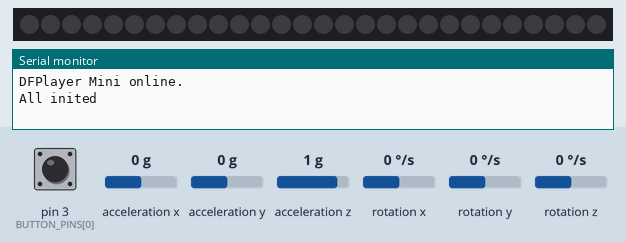
Recording of a sketch running on a simulated Arduino Uno, built with avr-gcc and run on an emulated ATmega328P. Shown: 28 RGB LEDs in strip order, left to right, the last lines printed to the serial monitor. Wiring (inferred from the names in the program): MPU-6050 motion sensor at I2C address 0x68. Inputs (shaded band) come from the test bench; at power-on: pin 3 (BUTTON_PINS[0]) HIGH, acceleration x 0 g, acceleration y 0 g, acceleration z 1 g, rotation x 0 °/s, rotation y 0 °/s, rotation z 0 °/s. Dim RGB values are drawn brighter than linear; colours are those a GRB WS2812 strip shows for the declared byte order; random numbers use the default seed unless the sketch sets one; the audio player accepts every command and is not drawn.

Above: at 1.8 s.
1.9 s: pin 3 (BUTTON_PINS[0]) pulled LOW for 0.15 s
At 2.47 s:
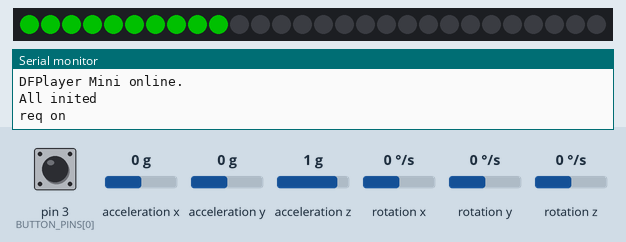
2.6 s: acceleration x set to -1.4 g
At 6.96 s:
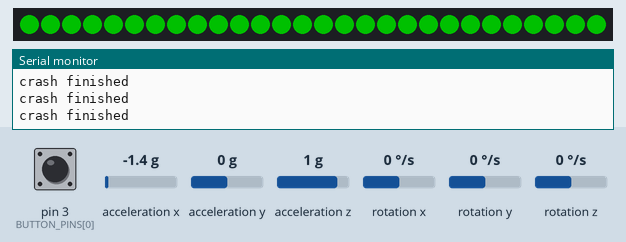
Timing chart, 0 to 8.5 s (numbered marks = the images above; inputs shaded):
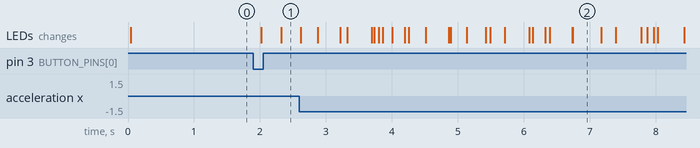

Measured:
- after the input at 1.9 s, the LEDs: first change after 0.12 s (image 1 shows a later state)

The sketch:

light_saber_arduinona.ino
```cpp
// (licence header left out)
#include "light_saber.h"
#include "sound_effect.h"
#include "button.h"
#include "impact_movement.h"
#include "led_strip.h"

void setup() {
  Serial.begin(115200);
  impact_movement_init();
  led_strip_init();
  sound_effect_init();
  button_init();
  Serial.println("All inited");
}

void loop() {
  for (int i = 0; i < NUM_BUTTONS; i++)  {
    // อัพเดทสถานะของปุ่มกด
    _buttons[i].update();

    //อ่านสถานะปุ่มกด
    if ( _buttons[i].fell() ) {


      switch(_light_st) {
        case light_off: {
          _light_rq=light_turning_on;
          Serial.println("req on");
          break;
        }
        case light_on :{
          _light_rq=light_turning_off;
          Serial.println("req off");

          break;
        }
        default:break;
      }

    }
  }

  impact_movement_update();

  switch(_light_rq) {
    case light_turning_on: {
      Play(1);
      _light_st = _light_rq;
      _light_rq = light_req_done;
      break;
    }
    case light_swing_low: {
      Play(4);
      _light_st = _light_rq;
      _light_rq = light_req_done;
      break;
    }
    case light_swing_fast: {
      Play(12);
      _light_st = _light_rq;
      _light_rq = light_req_done;
      break;
    }
    case light_crash: {
      Play(10);
      _light_st = _light_rq;
      _light_rq = light_req_done;
      break;
    }
    case light_turning_off: {
      Play(2);
      _light_st = _light_rq;
      _light_rq = light_req_done;
      break;
    }
    default: break;
  }


  switch(_light_st) {
    case light_off: break;
    case light_turning_on: {
      led_light_on();
      break;
    }
    case light_on: {
      led_light_standby();
      if(isFinished()) {
        Play(13);
      }
      break;
    }
    case light_swing_low: {
      led_light_standby();

      if(isFinished()) {
        _light_st = light_on;
        Serial.println("low finished");
      }
      break;
    }
    case light_swing_fast: {
      led_light_standby();

      if(isFinished()) {
        _light_st = light_on;
        Serial.println("fast finished");
      }
      break;
    }
    case light_crash: {
      led_light_standby();

      if(isFinished()) {
        _light_st = light_on;
        Serial.println("crash finished");
      }
      break;
    }
    case light_turning_off: {
      led_light_off();

      break;
    }
    default:break;
  }

}
```

button.h
```cpp
// (licence header left out)
#include <Bounce2.h>
#define NUM_BUTTONS 1                          //กำหนดจำนวนปุ่ม
const uint8_t BUTTON_PINS[NUM_BUTTONS] = {3}; //กำหนดพินปุ่ม ถ้าหลายปุ่มคั่นด้วย comma ,
Bounce * _buttons = new Bounce[NUM_BUTTONS];
bool _last_button_state = false;

void button_init() {
  /***************|
   * ตั้งค่า Switch  |
   ***************/
      for (int i = 0; i < NUM_BUTTONS; i++) {
        //ตั้งค่า button เป็นแบบ active low (แบบนี้ไม่ต้องใส่ตัวต้านทานในสวิตซ์)
        //กรณีเป็น active high ก็จะเป็น INPUT เฉยๆ ไม่ใช่ INPUT_PULLUP
        _buttons[i].attach( BUTTON_PINS[i] , INPUT_PULLUP  );
        //ตั้งค่าว่า ต้องกดเกิน 50 ms ถึงจะถือว่าเป็นการกดจริงๆ
        _buttons[i].interval(50);
      }
}
```

impact_movement.h
```cpp
// (licence header left out)
#include <Wire.h>
#include "mpu6050.h"


void impact_movement_init() {
  Wire.begin();
  mpu6050_initialize();


}

void impact_movement_update() {


  mpu6050_Accel_Values();
  mpu6050_Gyro_Values();


  float norm_a = (float)(fabs(accelRaw[XAXIS])) + (float)(fabs(accelRaw[YAXIS])) + (float)(fabs(accelRaw[ZAXIS]));
  float norm_g = (float)(fabs(gyroRaw[XAXIS])) + (float)(fabs(gyroRaw[YAXIS])) + (float)(fabs(gyroRaw[ZAXIS]));

  if (norm_a > 8000 && _light_st == light_on) {
    _light_rq = light_crash;
  }
  if (norm_g > 2000 && norm_g < 3000 && _light_st == light_on && _light_rq == light_req_done ) {
    _light_rq = light_swing_low;
  }
  else if (norm_g >= 3000 && _light_st == light_on && _light_rq == light_req_done) {
    _light_rq = light_swing_fast;
  }
}
```

led_strip.h
```cpp
// (licence header left out)
#include <FastLED.h>

#define NUM_LEDS 28
#define DATA_PIN 4
CRGB leds[NUM_LEDS];

/**
 * สั่งให้ led ดับทั้งแผง
 */
  void led_off() {
    for (int i = 0; i < NUM_LEDS; i++) {
      // Set the i'th led to red
      leds[i] = CRGB::Black;
      // Show the leds
      FastLED.show();
    }
  }

/**
 * เริ่มตั้งค่า led
 */
  void led_strip_init() {
    LEDS.addLeds<WS2812B, DATA_PIN, GBR>(leds, NUM_LEDS);
    LEDS.setBrightness(84);
    led_off();
  }

/**
 * ไล่ led จาก id 0 ไปสุดท้ายเพื่อเปิด lightsaber
 */
  void led_light_on() {
    static int i = 0;
    static long last_act = millis();
    long now = millis();

    if (now - last_act > 30 && _light_st == light_turning_on) {
      leds[i++] = CHSV(96, 255, 255);
      FastLED.show();

      /**
       * เปลี่ยนสถานะเมื่อไฟติดหมดแล้ว
       */
      if (i == NUM_LEDS) {
        _light_st = light_on;
        i = 0;
      }
      last_act = now;
    }
  }

/**
 * ค้างสีดาบไว้ และเล่น effect ดาบกระพริบคล้ายดาบไม่สเถียร
 */
  void led_light_standby() {
    static int i = 0;
    static long last_act = millis();
    long now = millis();
    uint8_t prob = random8();
    uint8_t sat = 255;

    if (now - last_act > 30) {
      if (prob > 150) {
        sat = 150;
      }
      for (int i = 0; i < NUM_LEDS; i++) {
        leds[i] = CHSV(96, sat, 255);
      }
      FastLED.show();
      last_act = now;
    }
  }

/**
 * ปิดไฟดาบ light saber จากหัวลงมาหาง
 */
  void led_light_off() {
    static int i = NUM_LEDS - 1;
    static long last_act = millis();
    long now = millis();
    if (now - last_act > 50 && _light_st == light_turning_off) {
      leds[i] = CRGB::Black;
      FastLED.show();

      /**
       * เปลี่ยนสถานะเมื่อไฟดับหมดแล้ว
       */
      if (i == 0) {
        _light_st = light_off;
        i = NUM_LEDS;
      }
      i--;
      last_act = now;
    }
  }
```

light_saber.h
```cpp
// (licence header left out)
typedef enum {
  light_off=0,
  light_turning_on,
  light_on,
  light_swing_low,
  light_swing_fast,
  light_crash,
  light_turning_off,
  light_req_done
}state_en;

state_en _light_st = light_off;
state_en _light_rq = light_req_done;
```

mpu6050.h
```cpp
// (licence header left out)
#define XAXIS 0
#define YAXIS 1
#define ZAXIS 2
float gyro[3];
float accel[3];
float gyroScaleFactor = radians(2000.0/32668.0);//32768.0 32730 , +-32756  32768.0
float accelScaleFactor = 9.80665;//9.81/8192.09 9.81 / 8205

uint8_t gyroSamples = 0;
uint8_t gyroSamples2 = 0;
int16_t gyroRaw[3];
float gyroSum[3];
int16_t accelRaw[3];
float accelSum[3];

float AccXf,AccYf,AccZf;
float Accel[3] = {0.0,0.0,0.0};
float filteredAccel[3] = {0.0,0.0,0.0};
float c_acc_x,c_acc_y,c_acc_z;

float GyroXf,GyroYf,GyroZf;
float gyro_offsetX,gyro_offsetY,gyro_offsetZ,acc_offsetX,acc_offsetY,acc_offsetZ;
float GyroX,GyroY,GyroZ,GyroTemp,AccX,AccY,AccZ;
float GyroX2,GyroY2,GyroZ2;

#define HMC5883_Address 0x1E
int MagX,MagY,MagZ;
float MagXf,MagYf,MagZf;
float c_magnetom_x;
float c_magnetom_y;
float c_magnetom_z;

//sensor MPU6050 -------------------------------------
// MPU 6050 Registers
#define MPU6050_ADDRESS         0x68
#define MPUREG_WHOAMI           0x75
#define MPUREG_SMPLRT_DIV       0x19
#define MPUREG_CONFIG           0x1A
#define MPUREG_GYRO_CONFIG      0x1B
#define MPUREG_ACCEL_CONFIG     0x1C
#define MPUREG_FIFO_EN          0x23
#define MPUREG_INT_PIN_CFG      0x37
#define MPUREG_INT_ENABLE       0x38
#define MPUREG_INT_STATUS       0x3A
#define MPUREG_ACCEL_XOUT_H     0x3B
#define MPUREG_ACCEL_XOUT_L     0x3C
#define MPUREG_ACCEL_YOUT_H     0x3D
#define MPUREG_ACCEL_YOUT_L     0x3E
#define MPUREG_ACCEL_ZOUT_H     0x3F
#define MPUREG_ACCEL_ZOUT_L     0x40
#define MPUREG_TEMP_OUT_H       0x41
#define MPUREG_TEMP_OUT_L       0x42
#define MPUREG_GYRO_XOUT_H      0x43
#define MPUREG_GYRO_XOUT_L      0x44
#define MPUREG_GYRO_YOUT_H      0x45
#define MPUREG_GYRO_YOUT_L      0x46
#define MPUREG_GYRO_ZOUT_H      0x47
#define MPUREG_GYRO_ZOUT_L      0x48
#define MPUREG_USER_CTRL        0x6A
#define MPUREG_PWR_MGMT_1       0x6B
#define MPUREG_PWR_MGMT_2       0x6C
#define MPUREG_FIFO_COUNTH      0x72
#define MPUREG_FIFO_COUNTL      0x73
#define MPUREG_FIFO_R_W         0x74
// Configuration bits
#define BIT_SLEEP               0x40
#define BIT_H_RESET             0x80
#define BITS_CLKSEL             0x07
#define MPU_CLK_SEL_PLLGYROX    0x01
#define MPU_CLK_SEL_PLLGYROZ    0x03
#define MPU_EXT_SYNC_GYROX      0x02
#define BITS_FS_250DPS          0x00
#define BITS_FS_500DPS          0x08
#define BITS_FS_1000DPS         0x10
#define BITS_FS_2000DPS         0x18
#define BITS_FS_MASK            0x18
#define BITS_DLPF_CFG_256HZ  0x00// //Default settings LPF 256Hz/8000Hz sample
#define BITS_DLPF_CFG_188HZ         0x01
#define BITS_DLPF_CFG_98HZ          0x02
#define BITS_DLPF_CFG_42HZ          0x03
#define BITS_DLPF_CFG_20HZ          0x04
#define BITS_DLPF_CFG_10HZ          0x05
#define BITS_DLPF_CFG_5HZ           0x06
#define BITS_DLPF_CFG_2100HZ_NOLPF  0x07
#define BITS_DLPF_CFG_MASK          0x07
#define BIT_INT_ANYRD_2CLEAR    0x10
#define BIT_RAW_RDY_EN          0x01
#define BIT_I2C_IF_DIS          0x10
#define BIT_INT_STATUS_DATA     0x01
//sensor ---------------------

int A_X_MIN = -4000;    //
int A_X_MAX = 4000;     //
int A_Y_MIN = -4000;    //
int A_Y_MAX = 4000;     //
int A_Z_MIN = -4000;    //
int A_Z_MAX = 4000;     //

#define applyDeadband(value, deadband)  \
  if(fabs(value) < deadband) {          \
    value = 0.0;                        \
  } else if(value > 0.0){               \
    value -= deadband;                  \
  } else if(value < 0.0){               \
    value += deadband;                  \
  }

void mpu6050_initialize()
{
    Wire.beginTransmission(MPU6050_ADDRESS);
    Wire.write(MPUREG_PWR_MGMT_1);    // Chip reset DEVICE_RESET 1
    Wire.write(BIT_H_RESET);//DEVICE_RESET
    Wire.endTransmission();
    delay(10);// Startup delay
    Wire.beginTransmission(MPU6050_ADDRESS);
    Wire.write(MPUREG_PWR_MGMT_1);
    Wire.write(MPU_CLK_SEL_PLLGYROZ);//CLKSEL 3 (PLL with Z Gyro reference)
    Wire.endTransmission();
    delay(5);
    Wire.beginTransmission(MPU6050_ADDRESS);
    Wire.write(MPUREG_SMPLRT_DIV);// SAMPLE RATE
    Wire.write(0x00);//// Sample rate = 1kHz
    Wire.endTransmission();
    delay(5);
    Wire.beginTransmission(MPU6050_ADDRESS);
    Wire.write(MPUREG_CONFIG);
    Wire.write(BITS_DLPF_CFG_42HZ);//98 BITS_DLPF_CFG_188HZ, BITS_DLPF_CFG_42HZ, default DLPF_CFG = 0 => ACC bandwidth = 260Hz  GYRO bandwidth = 256Hz)
    Wire.endTransmission();
    delay(5);
    Wire.beginTransmission(MPU6050_ADDRESS);
    Wire.write(MPUREG_GYRO_CONFIG);
    Wire.write(BITS_FS_2000DPS);//BITS_FS_1000DPS FS_SEL = 3: Full scale set to 2000 deg/sec,  BITS_FS_2000DPS
    Wire.endTransmission();
    delay(5);
    Wire.beginTransmission(MPU6050_ADDRESS);
    Wire.write(MPUREG_ACCEL_CONFIG);
    Wire.write(0x10);//0x10 = 1G=256, AFS_SEL=2 (0x00 = +/-2G)  1G = 16,384 //0x10 = 1G = 4096 ,//0x08 = +-4g
    Wire.endTransmission();
    delay(5);
    Wire.beginTransmission(MPU6050_ADDRESS);
    Wire.write(MPUREG_INT_PIN_CFG);// enable I2C bypass for AUX I2C
    Wire.write(0x02);//I2C_BYPASS_EN=1
    Wire.endTransmission();
}

void mpu6050_Gyro_Values()
{
    Wire.beginTransmission(MPU6050_ADDRESS);
    Wire.write(MPUREG_GYRO_XOUT_H);
    Wire.endTransmission();
    Wire.requestFrom(MPU6050_ADDRESS, 6);
     int i = 0;
     byte result[6];
  while(Wire.available())
  {
    result[i] = Wire.read();
    i++;
  }
  Wire.endTransmission();
    gyroRaw[XAXIS] = ((result[0] << 8) | result[1]);//-12     -3
    gyroRaw[YAXIS] = ((result[2] << 8) | result[3])*-1;//37      15
    gyroRaw[ZAXIS] = ((result[4] << 8) | result[5])*-1;//11    5
}
void mpu6050_Accel_Values()
{
    Wire.beginTransmission(MPU6050_ADDRESS);
    Wire.write(MPUREG_ACCEL_XOUT_H);
    Wire.endTransmission();
    Wire.requestFrom(MPU6050_ADDRESS, 6);
    int i = 0;
    byte result[6];
  while(Wire.available())
  {
    result[i] = Wire.read();
    i++;
  }
  Wire.endTransmission();
    accelRaw[XAXIS] = ((result[0] << 8) | result[1])*-1;//+ 105 + 100 max=4054.46, min=-4149.48
    accelRaw[YAXIS] = ((result[2] << 8) | result[3]);// - 45 - 35 max=4129.57, min=-4070.64
    accelRaw[ZAXIS] = ((result[4] << 8) | result[5]);// + 150 + 170 max=4014.73 , min=-4165.13
  // adjust for  compass axis offsets/sensitivity differences by scaling to +/-1 range
  c_acc_x = ((float)(accelRaw[XAXIS] - A_X_MIN) / (A_X_MAX - A_X_MIN))*2.0 - 1.0;
  c_acc_y = ((float)(accelRaw[YAXIS] - A_Y_MIN) / (A_Y_MAX - A_Y_MIN))*2.0 - 1.0;
  c_acc_z = ((float)(accelRaw[ZAXIS] - A_Z_MIN) / (A_Z_MAX - A_Z_MIN))*2.0 - 1.0;
}

void mpu6050_readGyroSum() {
    mpu6050_Gyro_Values();
    gyroSum[XAXIS] += gyroRaw[XAXIS];
    gyroSum[YAXIS] += gyroRaw[YAXIS];
    gyroSum[ZAXIS] += gyroRaw[ZAXIS];
    gyroSamples++;
}
void mpu6050_Get_gyro()
{
    // Calculate average
    GyroX = (gyroSum[XAXIS] / gyroSamples)*gyroScaleFactor - gyro_offsetX;
    GyroY = (gyroSum[YAXIS] / gyroSamples)*gyroScaleFactor - gyro_offsetY;
    GyroZ = (gyroSum[ZAXIS] / gyroSamples)*gyroScaleFactor - gyro_offsetZ;
    // Reset SUM variables
    gyroSum[XAXIS] = 0;
    gyroSum[YAXIS] = 0;
    gyroSum[ZAXIS] = 0;
    gyroSamples2 = gyroSamples;
    gyroSamples = 0;
}

void mpu6050_readAccelSum() {
    mpu6050_Accel_Values();
    accelSum[XAXIS] += c_acc_x;
    accelSum[YAXIS] += c_acc_y;
    accelSum[ZAXIS] += c_acc_z;
}
void mpu6050_Get_accel()
{
    // Calculate average
     if(gyroSamples == 0){
      gyroSamples = 1;
    }
    AccX = (accelSum[XAXIS] / gyroSamples)*accelScaleFactor - acc_offsetX;
    AccY = (accelSum[YAXIS] / gyroSamples)*accelScaleFactor - acc_offsetY;
    AccZ = (accelSum[ZAXIS] / gyroSamples)*accelScaleFactor;
    // Apply correct scaling (at this point accel reprensents +- 1g = 9.81 m/s^2)
    // Reset SUM variables
    accelSum[XAXIS] = 0;
    accelSum[YAXIS] = 0;
    accelSum[ZAXIS] = 0;
}
```

sound_effect.h
```cpp
// (licence header left out)
#include <SoftwareSerial.h>
#include <DFRobotDFPlayerMini.h>

SoftwareSerial _mySerial(10, 11); // RX, TX
DFRobotDFPlayerMini _myMP3;
uint32_t _myMP3_st = 0;
uint32_t _myMP3_to = 1000;

void sound_effect_init() {
  _mySerial.begin(9600);


  if (!_myMP3.begin(_mySerial)) {  //Use softwareSerial to communicate with mp3.
    Serial.println(F("Unable to begin:"));
    Serial.println(F("1.Please recheck the connection!"));
    Serial.println(F("2.Please insert the SD card!"));
    while(true){
      delay(0); // Code to compatible with ESP8266 watch dog.
    }
  }
  Serial.println(F("DFPlayer Mini online."));

  _myMP3.volume(22);  //Set volume value. From 0 to 30
}
void Play(int number) {
  _myMP3.play(number);
  _myMP3_st = millis();
  switch(number) {
    case 1: _myMP3_to = 1000;break;
    case 2: _myMP3_to = 1000;break;
    case 3: _myMP3_to = 1000;break;
    case 4: _myMP3_to = 1000;break;
    case 5: _myMP3_to = 1000;break;
    case 6: _myMP3_to = 1000;break;
    case 7: _myMP3_to = 1000;break;
    case 8: _myMP3_to = 1000;break;
    case 9: _myMP3_to = 1000;break;
    case 10: _myMP3_to = 1000;break;
    case 11: _myMP3_to = 1000;break;
    case 12: _myMP3_to = 1000;break;
    case 13: _myMP3_to = 1000;break;
    default : _myMP3_to = 1000;break;
  }
}
bool isFinished() {
  if(millis() - _myMP3_st > _myMP3_to) {
    return true;
  }

  return false;
}
```
